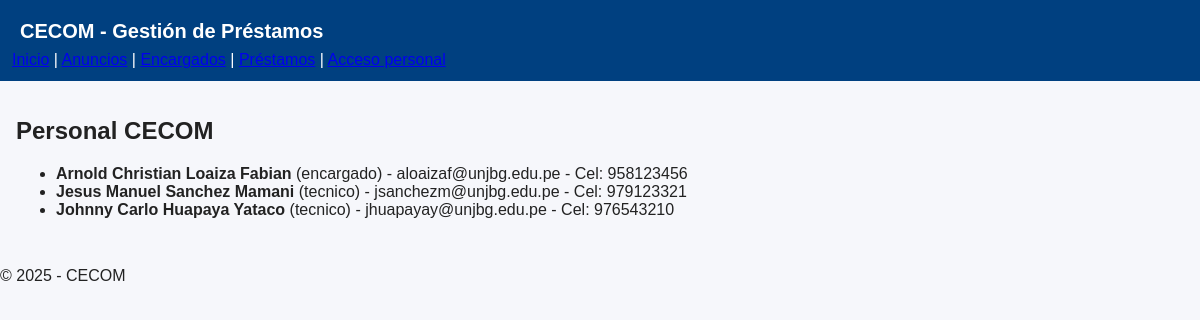
Page /public/encargados.php on the committed database.
### tables this page shows
CREATE TABLE usuarios (
    id_usuario INT AUTO_INCREMENT PRIMARY KEY,
    usuario VARCHAR(50) UNIQUE NOT NULL,
    contraseña VARCHAR(255) NOT NULL,
    rol ENUM('encargado','tecnico') NOT NULL DEFAULT 'tecnico',
    nombre VARCHAR(100) NOT NULL,
    correo VARCHAR(100) DEFAULT NULL,
    celular VARCHAR(20) DEFAULT NULL
);

### public/encargados.php (the view)
<?php
require_once __DIR__ . "/../config/conexion.php";
include __DIR__ . "/../includes/header_public.php";
echo "<h2>Personal CECOM</h2>";
$sql = "SELECT nombre, rol, correo, celular FROM usuarios";
$res = $conn->query($sql);
echo "<ul>";
while($r = $res->fetch_assoc()){
    echo "<li><strong>{$r['nombre']}</strong> ({$r['rol']})";
    if(!empty($r['correo'])) echo " - {$r['correo']}";
    if(!empty($r['celular'])) echo " - Cel: {$r['celular']}";
    echo "</li>";
}
echo "</ul>";
include __DIR__ . "/../includes/footer.php";

### assets/css/estilos.css (style rules this page uses)
body { font-family:Arial,Helvetica,sans-serif;background:#f6f7fb;color:#222;margin:0 }

### rows in the picture
usuarios: nombre "Arnold Christian Loaiza Fabian", rol "encargado", correo "aloaizaf@unjbg.edu.pe", celular "958123456"
usuarios: nombre "Jesus Manuel Sanchez Mamani", rol "tecnico", correo "jsanchezm@unjbg.edu.pe", celular "979123321"
usuarios: nombre "Johnny Carlo Huapaya Yataco", rol "tecnico", correo "jhuapayay@unjbg.edu.pe", celular "976543210"
